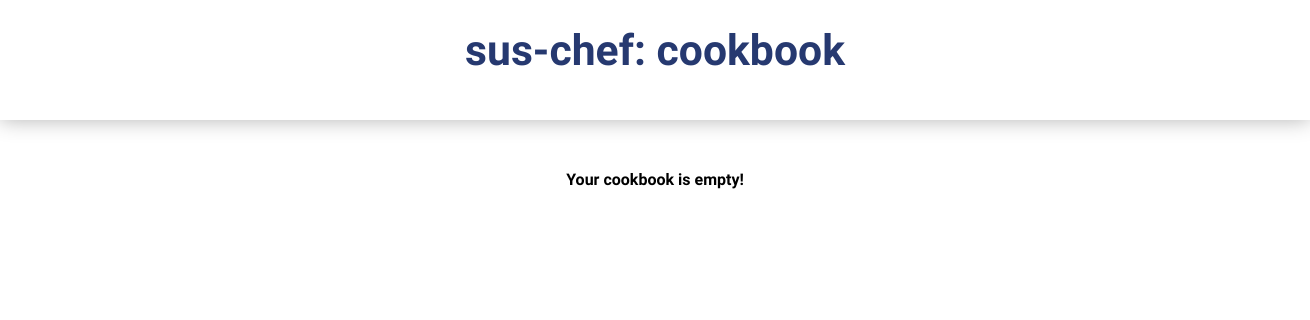
The page /cookbook/ on the database as committed earlier.
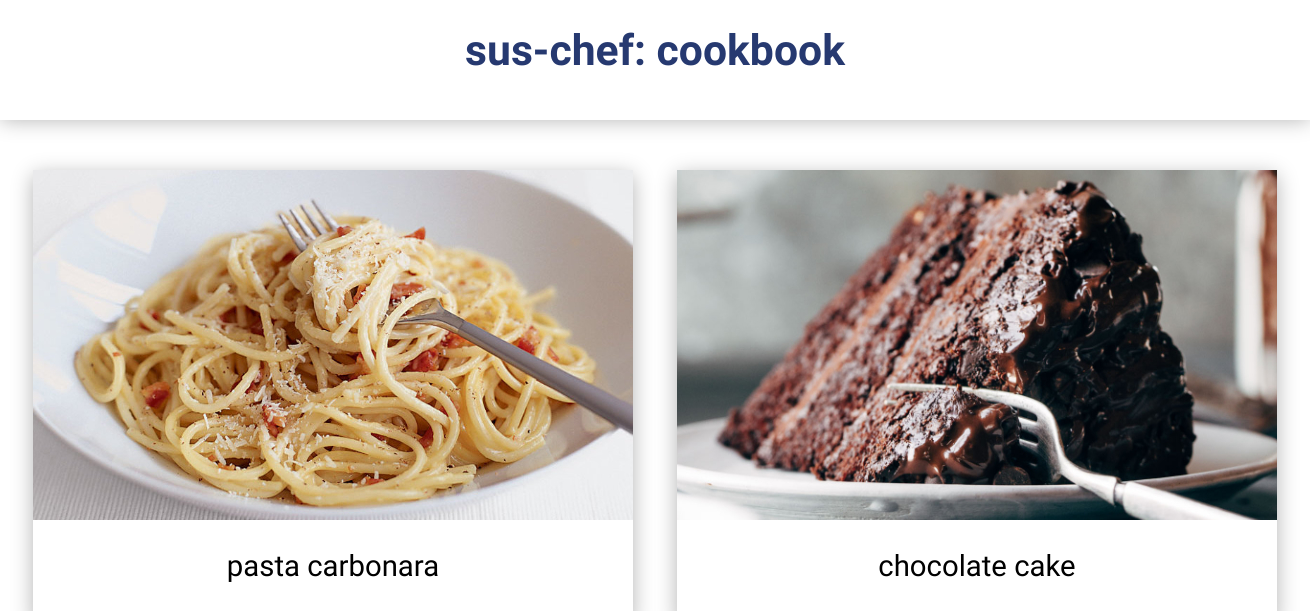
The same page on the database as committed later.
### app/models.py (models this page shows)
class Recipe(db.Model):
	id = db.Column(db.Integer, primary_key=True)
	title = db.Column(db.String(80))
	portions = db.Column(db.Integer)
	url_title = db.Column(db.String(80))
	step = db.relationship('Step', backref='recipe', cascade='all, delete')
	ingredient = db.relationship('Ingredient', backref='recipe', cascade='all, delete')

### app/routes.py (the view)
@app.route('/cookbook/')
def cookbook():
	recipes = Recipe.query.all()
	return render_template('cookbook.html', recipes=recipes)

### app/templates/cookbook.html
{% extends 'main.html' %}
{% block page %}: cookbook{% endblock %}
{% block content %}
{% if recipes %}
	<div class="cookbookContainer">
	{% for recipe in recipes %}
		<div class="cookbookRecipeCard">
			<img alt="{{ recipe.title }} image" src="../static/images/{{ recipe.url_title }}/hero.jpg">
			<a href="/recipe/{{ recipe.url_title }}">{{ recipe.title }}</a>
		</div>
	{% endfor %}
{% else %}
	<strong>Your cookbook is empty!</strong>
	</div>
{% endif %}
{% endblock %}

### app/templates/main.html (shortened to what this page needs)
<!DOCTYPE html>
<html lang="en">
<head>
    <link rel="stylesheet" type="text/css" href="{{ url_for('static', filename='css/style.css') }}" />
</head>
<body>
	<nav>
		<h1 id="logo">sus-chef{% block page %}{% endblock %}</h1>
	</nav>
	<div class="masterContainer">
    {% block content %}
    {% endblock %}
    </div>
</body>
</html>

### app/static/css/style.css (style rules this page uses)
* { margin: 0; padding: 0; }
body { font-family: Titillium Web; }
nav { height: 120px; text-align: center; box-shadow: 0 0 20px rgba(0, 0, 0, 0.3); }
nav > #logo { padding: 25px 0; font-weight: 700; font-size: 32pt; color: #263970; }
.masterContainer { margin: 50px auto; width: 1300px; text-align: center; }
.cookbookContainer { margin-top: 50px; text-align: center; }
.cookbookRecipeCard { display: inline-block; width: 600px; height: 450px; margin: 0 20px 50px; 20px; text-align: center; box-shadow: 0 5px 20px rgba(0, 0, 0, 0.3); }
.cookbookRecipeCard img { width: 600px; height: 350px; }
.cookbookRecipeCard a { display: block; text-decoration: none; width: 100%; padding: 25px 0; font-size: 22pt; font-weight: 300; color: #000; }

Rows that differ between the two databases and show on the page:
added Recipe: url_title (picture), title "pasta carbonara"
added Recipe: url_title (picture), title "chocolate cake"
Other text that changed with them:
text no longer shown: "Your cookbook is empty!"
